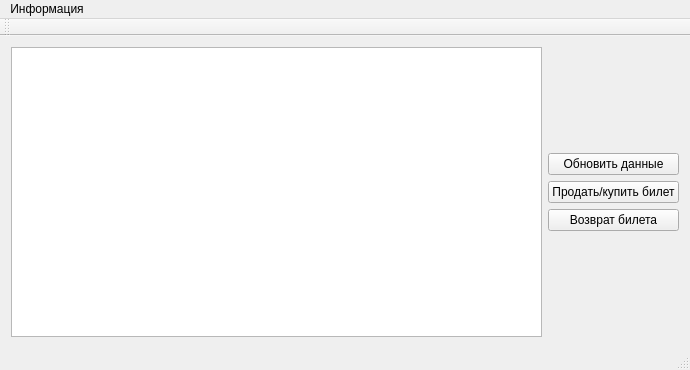
<?xml version="1.0" encoding="UTF-8"?>
<ui version="4.0">
 <class>MainWindow</class>
 <widget class="QMainWindow" name="MainWindow">
  <property name="geometry">
   <rect>
    <x>0</x>
    <y>0</y>
    <width>690</width>
    <height>370</height>
   </rect>
  </property>
  <property name="windowTitle">
   <string>Железнодорожный вокзал</string>
  </property>
  <property name="windowIcon">
   <iconset>
    <normalon>:/resourse/train.ico</normalon>
   </iconset>
  </property>
  <widget class="QWidget" name="centralWidget">
   <layout class="QHBoxLayout" name="horizontalLayout">
    <item>
     <widget class="QTableView" name="Table_flight">
      <property name="editTriggers">
       <set>QAbstractItemView::AnyKeyPressed|QAbstractItemView::EditKeyPressed</set>
      </property>
      <property name="selectionMode">
       <enum>QAbstractItemView::SingleSelection</enum>
      </property>
      <property name="selectionBehavior">
       <enum>QAbstractItemView::SelectRows</enum>
      </property>
      <property name="sortingEnabled">
       <bool>true</bool>
      </property>
      <attribute name="horizontalHeaderStretchLastSection">
       <bool>true</bool>
      </attribute>
      <attribute name="verticalHeaderStretchLastSection">
       <bool>false</bool>
      </attribute>
     </widget>
    </item>
    <item>
     <layout class="QVBoxLayout" name="verticalLayout">
      <item>
       <spacer name="verticalSpacer">
        <property name="orientation">
         <enum>Qt::Vertical</enum>
        </property>
        <property name="sizeHint" stdset="0">
         <size>
          <width>20</width>
          <height>40</height>
         </size>
        </property>
       </spacer>
      </item>
      <item>
       <widget class="QPushButton" name="Refresh">
        <property name="text">
         <string>Обновить данные</string>
        </property>
       </widget>
      </item>
      <item>
       <widget class="QPushButton" name="Sell_or_Buy">
        <property name="text">
         <string>Продать/купить билет</string>
        </property>
       </widget>
      </item>
      <item>
       <widget class="QPushButton" name="Return_Ticket">
        <property name="text">
         <string>Возврат билета</string>
        </property>
       </widget>
      </item>
      <item>
       <spacer name="verticalSpacer_2">
        <property name="orientation">
         <enum>Qt::Vertical</enum>
        </property>
        <property name="sizeHint" stdset="0">
         <size>
          <width>20</width>
          <height>40</height>
         </size>
        </property>
       </spacer>
      </item>
     </layout>
    </item>
   </layout>
  </widget>
  <widget class="QMenuBar" name="menuBar">
   <property name="geometry">
    <rect>
     <x>0</x>
     <y>0</y>
     <width>690</width>
     <height>21</height>
    </rect>
   </property>
   <widget class="QMenu" name="menu">
    <property name="title">
     <string>Информация</string>
    </property>
    <addaction name="About"/>
    <addaction name="Logout"/>
    <addaction name="Exit"/>
   </widget>
   <addaction name="menu"/>
  </widget>
  <widget class="QToolBar" name="mainToolBar">
   <attribute name="toolBarArea">
    <enum>TopToolBarArea</enum>
   </attribute>
   <attribute name="toolBarBreak">
    <bool>false</bool>
   </attribute>
  </widget>
  <widget class="QStatusBar" name="statusBar"/>
  <action name="About">
   <property name="icon">
    <iconset resource="resourse.qrc">
     <normaloff>:/resourse/about.png</normaloff>:/resourse/about.png</iconset>
   </property>
   <property name="text">
    <string>О программе</string>
   </property>
  </action>
  <action name="Logout">
   <property name="icon">
    <iconset resource="resourse.qrc">
     <normaloff>:/resourse/exit_for_user.png</normaloff>:/resourse/exit_for_user.png</iconset>
   </property>
   <property name="text">
    <string>Выйти из системы</string>
   </property>
  </action>
  <action name="Exit">
   <property name="icon">
    <iconset resource="resourse.qrc">
     <normaloff>:/resourse/exit_from_program.png</normaloff>:/resourse/exit_from_program.png</iconset>
   </property>
   <property name="text">
    <string>Выйти из программы</string>
   </property>
  </action>
 </widget>
 <layoutdefault spacing="6" margin="11"/>
 <resources>
  <include location="resourse.qrc"/>
 </resources>
 <connections/>
</ui>
